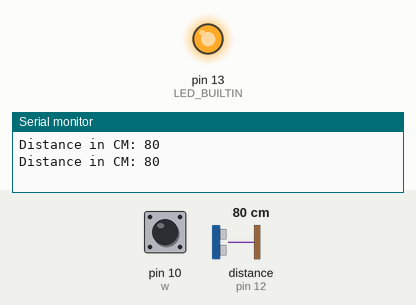
Simulated run of this sketch. Board: Arduino Uno, built with avr-gcc and run on an emulated ATmega328P. Shown: output pins drawn as LEDs (lit = HIGH), the last lines printed to the serial monitor. The test bench sets the inputs (shaded band); at power-on: distance to the obstacle (sensor on pin 12) 80 cm, pin 10 (w) HIGH.

Above: at 1.8 s.
1.9 s: distance to the obstacle (sensor on pin 12) set to 96 cm
3.4 s: distance to the obstacle (sensor on pin 12) set to 104 cm
At 4.4 s:
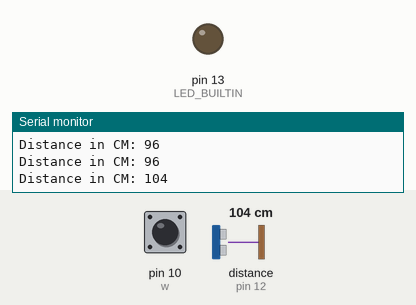
5.5 s: distance to the obstacle (sensor on pin 12) set to 2 cm
At 7.2 s:
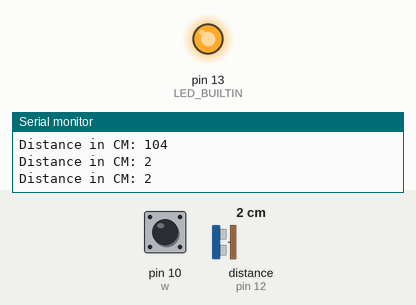
7.5 s: distance to the obstacle (sensor on pin 12) set to 120 cm
At 9.2 s:
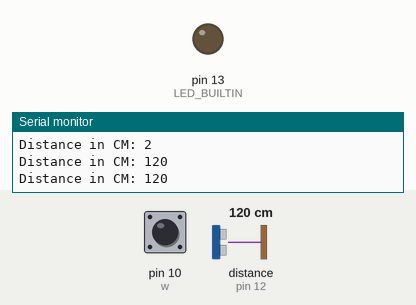
Timing chart, 0 to 10.5 s (numbered marks = the images above; inputs shaded):
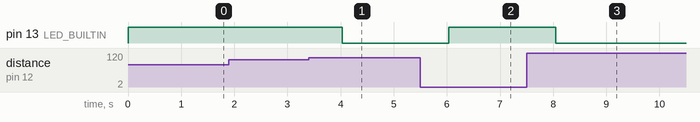

The sketch:

main.ino
```cpp
// blind-stick

#include <Ultrasonic.h>

Ultrasonic ultrasonic(11, 12);

int distance;

int w=10,val=2;

void setup() {

  Serial.begin(9600);

  pinMode(LED_BUILTIN, OUTPUT);

  pinMode(w, INPUT);

}

void loop() {

  // Pass INC as a parameter to get the distance in inches

  distance = ultrasonic.read();

  val=digitalRead(w);

  if(distance<100 || val==0){

    digitalWrite(LED_BUILTIN, HIGH);

  }else{

    digitalWrite(LED_BUILTIN, LOW);

  }


  Serial.print("Distance in CM: ");

  Serial.println(distance);

  delay(1000);

}
```

Measured:
- the behaviour switches between 99 and 100 cm on distance to the obstacle (sensor on pin 12) (found by bisection; images 0 and 1)
- after the input at 3.4 s, pin 13 (LED_BUILTIN): HIGH → LOW after 0.63 s
- after the input at 5.5 s, pin 13 (LED_BUILTIN): LOW → HIGH after 0.54 s
- after the input at 7.5 s, pin 13 (LED_BUILTIN): HIGH → LOW after 0.55 s
